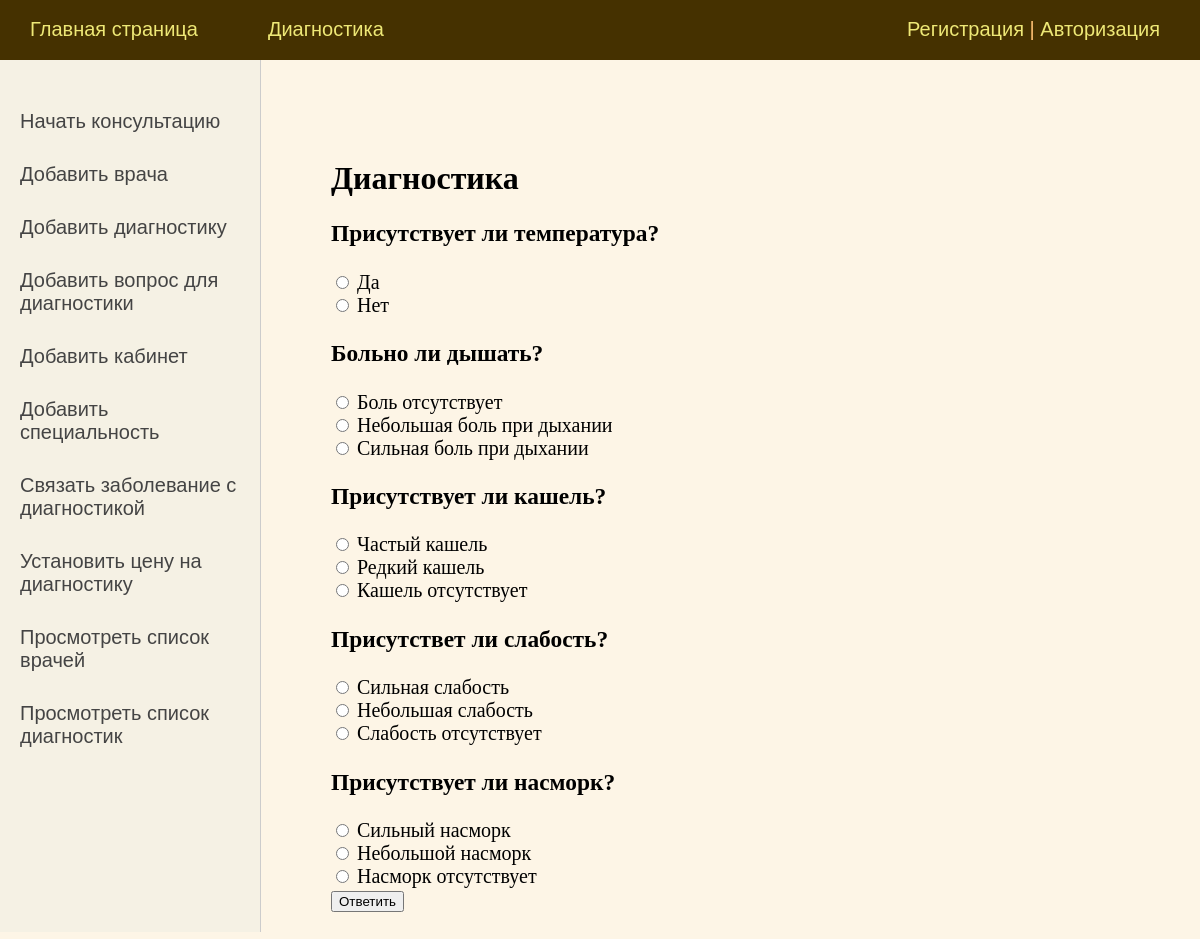
Screenshot of /Diagnostic/start_consultation/ with the database file from the repository.
### DiagnosticSystem/models.py (models this page shows)
class Questions(models.Model):
    title = models.CharField(max_length=30, verbose_name='Вопрос')
    def __str__(self):
        return self.title

class Answers(models.Model):
    title = models.CharField(max_length=30, verbose_name='Ответ')
    question = models.ForeignKey('Questions', on_delete=models.PROTECT, verbose_name='Вопрос')
    disease = models.ForeignKey('Disease', on_delete=models.PROTECT, verbose_name='Заболевание')
    number_of_points = models.PositiveSmallIntegerField(verbose_name='Количество баллов', blank=True, null=True)
    def __str__(self):
        return self.title

### DiagnosticSystem/views.py (the view)
# urls.py: path('start_consultation/', StartConsultation.as_view(), name='start_consultation'),
class StartConsultation(CreateView):
    form_class = PatientAnswersForm
    template_name = 'DiagnosticSystem/start_consultation.html'
    success_url = reverse_lazy('start_consultation')
    def get_context_data(self, *, object_list=None, **kwargs):
        context = super().get_context_data(**kwargs)
        context['menu'] = menu
        context['sidebar'] = sidebar
        context['title'] = 'Диагностика'
        context['questions'] = self.get_queryset()
        return context
    def get_queryset(self):
        return Questions.objects.all()

### DiagnosticSystem/forms.py
class PatientAnswersForm(forms.ModelForm):
    class Meta:
        model = PatientAnswers
        fields = '__all__'

### DiagnosticSystem/templates/DiagnosticSystem/start_consultation.html (shortened to what this page needs)
{% extends 'DiagnosticSystem/base.html' %}
{% block content %}
<h1>{{ title }}</h1>
<form action="{% url 'start_consultation' question.id %}" method="post">
    {% for question in questions %}
    <h3>{{ question }}</h3>
    {% for answer in question.answers_set.all %}
    <div class="myradio">
    <input type="radio" name="answerON{{ question }}" id="answerON{{ question }}{{ forloop.counter }}" value="{{ answer.id }}">
    {{ answer.title }} <label for="answerON{{ question }}{{ forloop.counter }}"></label><br>
    </div>
    {% endfor %}
    {% endfor %}
    <button type="submit">Ответить</button>
</form>
{% endblock %}

### DiagnosticSystem/static/DiagnosticSystem/css/styles.css (style rules this page uses)
html, body { font-family: 'Arial'; margin: 0; padding: 0; height: 100%; width: 100%; color: #444; background-color: #fdf5e6; }
.content-text h1 { font-size: 32px; }

### rows the page displays
Questions: title "Присутствует ли температура?"
Answers: title "Да"
Answers: title "Нет"
Questions: title "Больно ли дышать?"
Answers: title "Боль отсутствует"
Answers: title "Небольшая боль при дыхании"
Answers: title "Сильная боль при дыхании"
Questions: title "Присутствует ли кашель?"
Answers: title "Частый кашель"
Answers: title "Редкий кашель"
Answers: title "Кашель отсутствует"
Questions: title "Присутствет ли слабость?"
Answers: title "Сильная слабость"
Answers: title "Небольшая слабость"
Answers: title "Слабость отсутствует"
Questions: title "Присутствует ли насморк?"
Answers: title "Сильный насморк"
Answers: title "Небольшой насморк"
Answers: title "Насморк отсутствует"

### other values shown
{{ m.title }} "Главная страница" "Диагностика"
{{ s.title }} "Начать консультацию" "Добавить врача" "Добавить диагностику" "Добавить вопрос для диагностики" "Добавить кабинет" "Добавить специальность" "Связать заболевание с диагностикой" "Установить цену на диагностику" "Просмотреть список врачей" "Просмотреть список диагностик"
{{ title }} "Диагностика"
